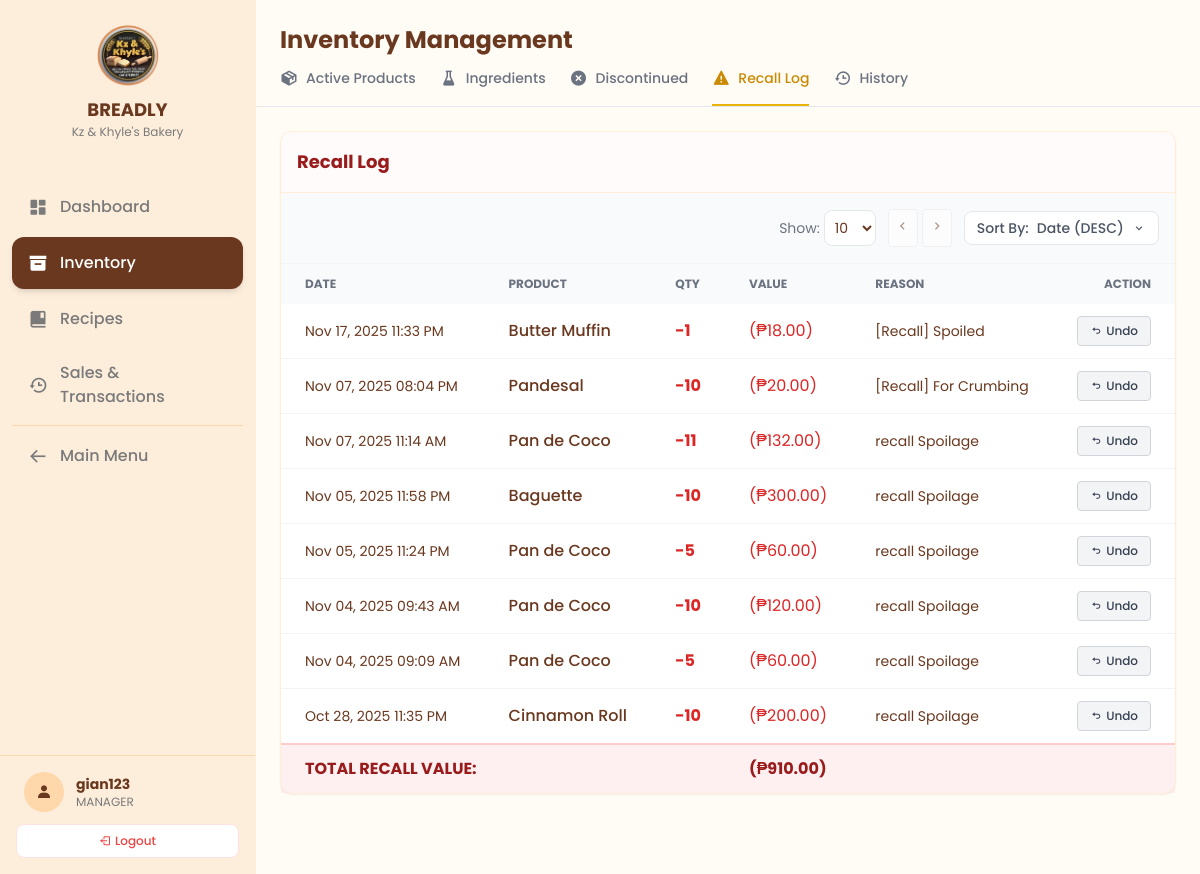
Page /nav/inventory_management.php?active_tab=recall (signed in) on the earlier database version.
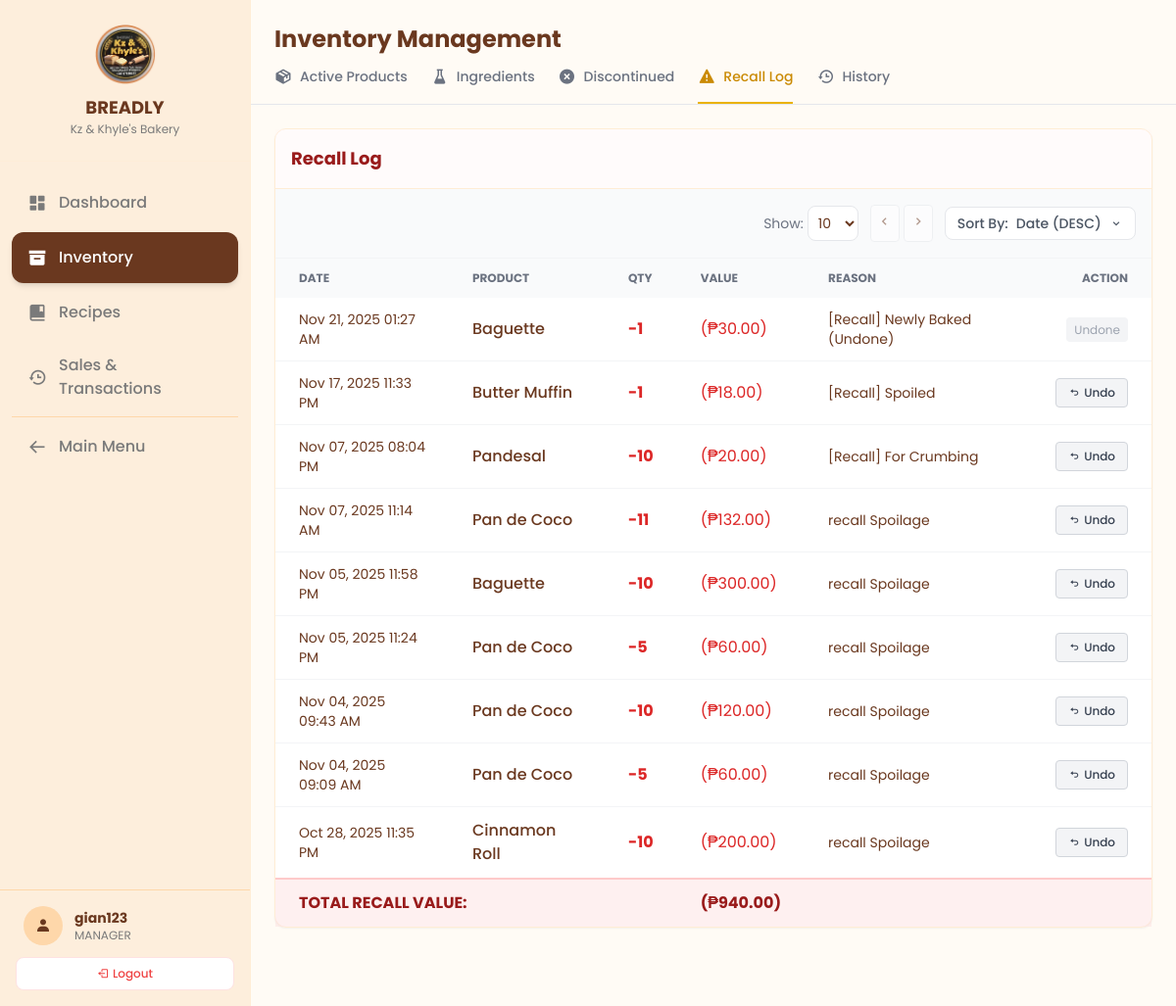
Same page on the later database version.
### tables this page shows
CREATE TABLE `stock_adjustments` (
  `adjustment_id` int(11) NOT NULL,
  `item_id` int(11) NOT NULL,
  `item_type` enum('product','ingredient') NOT NULL,
  `user_id` int(11) DEFAULT NULL,
  `adjustment_qty` float NOT NULL COMMENT 'Can be positive (add) or negative (remove)',
  `reason` varchar(255) DEFAULT NULL,
  `timestamp` datetime DEFAULT current_timestamp()
);

### db_connection.php (called while the page is built, shortened)
<?php
class Database {
    public $conn;
    private function connect() {
        $this->conn = null;
        try {
            $dsn = "mysql:host=" . DB_HOST . ";dbname=" . DB_NAME . ";charset=utf8mb4";
            $options = [
                PDO::ATTR_ERRMODE => PDO::ERRMODE_EXCEPTION,
                PDO::ATTR_DEFAULT_FETCH_MODE => PDO::FETCH_ASSOC,
                PDO::ATTR_EMULATE_PREPARES => false,
            ];
            $this->conn = new PDO($dsn, DB_USER, DB_PASS, $options);
            $this->conn->exec("SET time_zone = '+08:00';");
        } catch (PDOException $e) {
            error_log("Database Connection Failed: " . $e->getMessage());
            die("Database Connection Error. Check error logs.");
        }
    }
    public function getConnection() {
        return $this->conn;
    }
}
?>

### src/AbstractManager.php (called while the page is built, shortened)
<?php
require_once '../db_connection.php';
abstract class AbstractManager {
    public function __construct() {
        $db = new Database();
        $this->conn = $db->getConnection();
    }
}
?>

### src/InventoryManager.php (called while the page is built, shortened)
<?php
require_once 'AbstractManager.php';
class InventoryManager extends AbstractManager implements ListableData {
    public function getRecallHistoryByDate($date_start, $date_end) {
        try {
            $sql = "SELECT sa.adjustment_id, sa.timestamp, u.username, sa.item_type, sa.item_id,
                        COALESCE(p.name, i.name) AS item_name, sa.adjustment_qty, sa.reason,
                        CASE WHEN sa.item_type = 'product' AND sa.adjustment_qty < 0
                             THEN sa.adjustment_qty * p.price ELSE 0 END AS removed_value
                    FROM stock_adjustments sa
                    LEFT JOIN users u ON sa.user_id = u.user_id
                    LEFT JOIN products p ON sa.item_id = p.product_id AND sa.item_type = 'product'
                    LEFT JOIN ingredients i ON sa.item_id = i.ingredient_id AND sa.item_type = 'ingredient'
                    WHERE sa.reason LIKE '%recall%' AND sa.adjustment_qty < 0
                      AND DATE(sa.timestamp) BETWEEN ? AND ?
                    ORDER BY sa.timestamp DESC";
            $stmt = $this->conn->prepare($sql);
            $stmt->execute([$date_start, $date_end]);
            return $stmt->fetchAll(PDO::FETCH_ASSOC);
        } catch (PDOException $e) {
            error_log("Error fetching recall history: " . $e->getMessage());
            return [];
        }
    }
}
?>

### nav/inventory_management.php (the view, shortened to what the changed rows need)
<?php
require_once "../src/InventoryManager.php";
$inventoryManager = new InventoryManager();
$active_tab = $_POST["active_tab"] ?? $_GET["active_tab"] ?? $_SESSION["active_tab"] ?? "products";
$recall_history = $inventoryManager->getRecallHistoryByDate("1970-01-01", "2099-12-31");
$total_recall_value = 0;
foreach ($recall_history as $log) {
    $total_recall_value += abs($log['removed_value']);
}
?>
<!DOCTYPE html>
<html lang="en">
<head>
    <link href='https://unpkg.com/boxicons@2.1.4/css/boxicons.min.css' rel='stylesheet'>
    <script src="https://cdn.tailwindcss.com"></script>
</head>
<body class="bg-breadly-bg text-breadly-dark font-sans h-screen flex overflow-hidden selection:bg-orange-200">
    <main class="flex-1 flex flex-col h-full overflow-hidden relative w-full">
        <div class="p-6 pb-2 flex flex-col md:flex-row md:items-center justify-between gap-4 bg-breadly-bg z-10">
            <div class="flex items-center gap-3">
                <h1 class="text-2xl font-bold text-breadly-dark">Inventory Management</h1>
            </div>
        </div>
        <div class="flex-1 overflow-y-auto p-6 pb-20 bg-breadly-bg">
            <div id="pane-recall" class="<?php echo ($active_tab == 'recall') ? '' : 'hidden'; ?>">
                 <div class="bg-white rounded-xl shadow-sm border border-orange-100">
                    <div class="overflow-x-auto">
                        <table class="w-full text-left border-collapse">
                            <thead class="bg-gray-50 text-xs uppercase text-gray-500 font-semibold">
                                <tr>
                                    <th class="px-6 py-3" data-sort-by="date" data-sort-type="date">Date</th>
                                    <th class="px-6 py-3" data-sort-by="product" data-sort-type="text">Product</th>
                                    <th class="px-6 py-3" data-sort-by="qty" data-sort-type="number">Qty</th>
                                    <th class="px-6 py-3" data-sort-by="value" data-sort-type="number">Value</th>
                                    <th class="px-6 py-3">Reason</th>
                                    <th class="px-6 py-3 text-right">Action</th>
                                </tr>
                            </thead>
                            <tbody class="divide-y divide-gray-100" id="recall-table-body">
                                <?php foreach ($recall_history as $log): $isUndone = strpos($log['reason'], '(Undone)') !== false; ?>
                                <tr>
                                    <td class="px-6 py-3 text-sm" data-sort-value="<?php echo strtotime($log["timestamp"]); ?>"><?php echo htmlspecialchars(date("M d, Y h:i A", strtotime($log["timestamp"]))); ?></td>
                                    <td class="px-6 py-3 font-medium"><?php echo htmlspecialchars($log["item_name"] ?? "Deleted"); ?></td>
                                    <td class="px-6 py-3 text-red-600 font-bold" data-sort-value="<?php echo $log["adjustment_qty"]; ?>"><?php echo number_format($log["adjustment_qty"], 0); ?></td>
                                    <td class="px-6 py-3 text-red-600" data-sort-value="<?php echo abs($log["removed_value"]); ?>">(₱<?php echo htmlspecialchars(number_format(abs($log["removed_value"]), 2)); ?>)</td>
                                    <td class="px-6 py-3 text-sm"><?php echo htmlspecialchars($log["reason"]); ?></td>
                                    <td class="px-6 py-3 text-right">
                                        <?php if (!$isUndone): ?>
                                        <form method="POST" action="inventory_management.php" onsubmit="return confirm('Undo recall?');" class="inline">
                                            <button type="submit" class="flex items-center gap-1 bg-gray-100 text-gray-700 px-3 py-1.5 rounded hover:bg-gray-200 transition-colors text-xs font-medium border border-gray-300 ml-auto">
                                                <i class='bx bx-undo'></i> Undo
                                            </button>
                                        </form>
                                        <?php else: ?>
                                            <span class="bg-gray-100 text-gray-400 px-2 py-1 rounded text-xs">Undone</span>
                                        <?php endif; ?>
                                    </td>
                                </tr>
                                <?php endforeach; ?>
                            </tbody>
                            <tfoot class="bg-red-100/50 text-red-800 font-bold border-t-2 border-red-200">
                                <tr>
                                    <td class="px-6 py-3 text-base" colspan="3">TOTAL RECALL VALUE:</td>
                                    <td class="px-6 py-3 text-base">(₱<?php echo number_format($total_recall_value, 2); ?>)</td>
                                    <td class="px-6 py-3" colspan="2"></td>
                                </tr>
                            </tfoot>
                        </table>
                    </div>
                 </div>
            </div>
        </div>
    </main>
</body>
</html>

Differences in the rows shown:
added stock_adjustments: timestamp "Nov 21, 2025 01:27 AM", item_name "Baguette", adjustment_qty "-1", abs($log["removed_value"]) 30 (drawn), removed_value "30.00", reason "[Recall] Newly Baked (Undone)"
Other differences:
$total_recall_value: "910.00" → "940.00"
